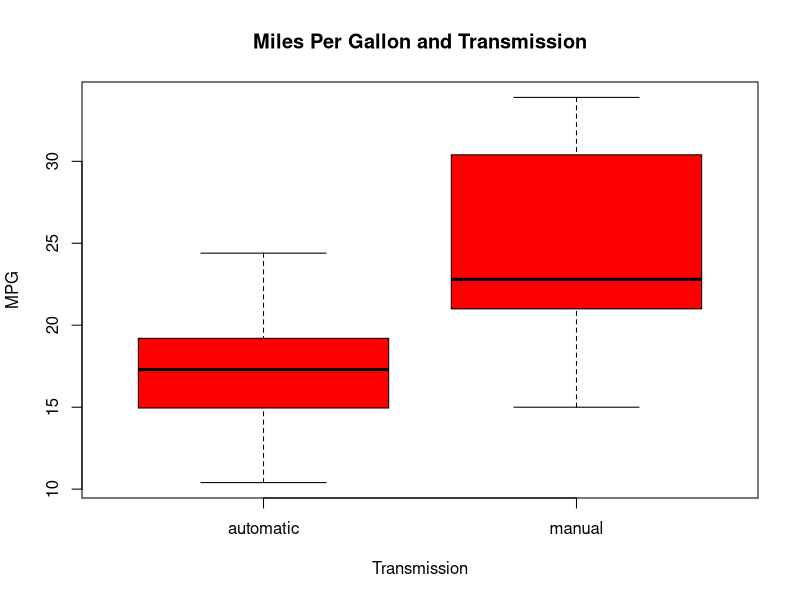
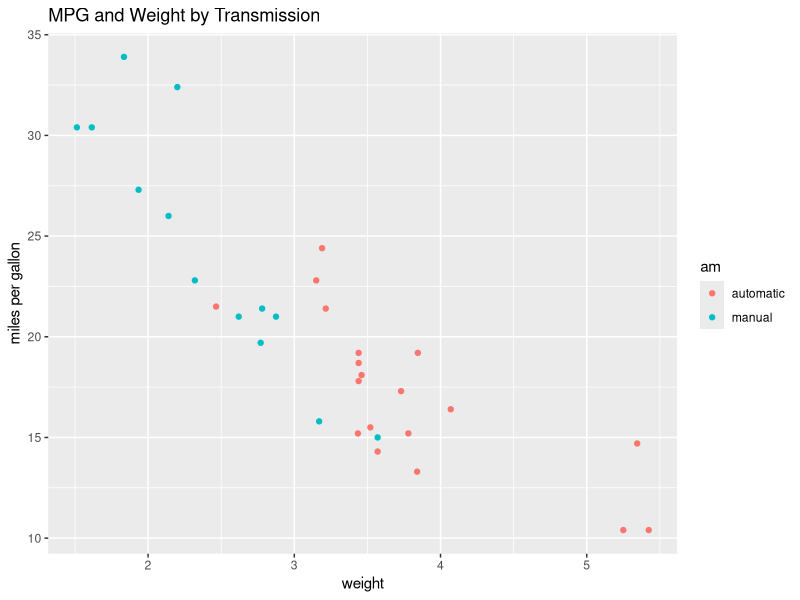
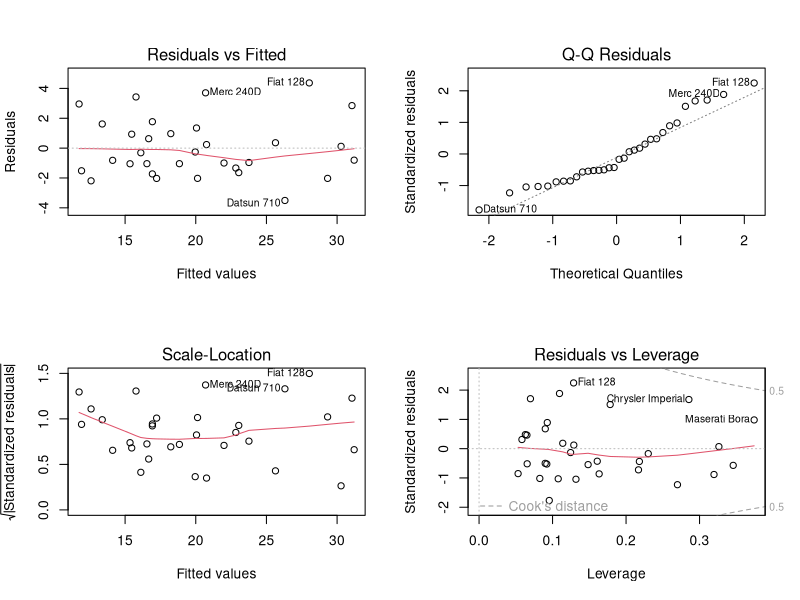

The R script that drew these images, in order:
## ---- chunk 1
library(ggplot2)
data(mtcars)
summary(mtcars)
mtcars$am <- factor(mtcars$am, labels = c("automatic", "manual"))
## ---- chunk 2
#boxplot
boxplot(mpg ~ am, data = mtcars, col = "red", xlab="Transmission", ylab="MPG", main="Miles Per Gallon and Transmission")
#analytics
difference <- t.test(mpg ~ am, data = mtcars)
difference$p.value
difference$estimate
## ---- chunk 3
#initial model
fullLm <- lm(mpg ~ ., data=mtcars)
#better model
stepLm <- step(fullLm, direction = "backward")
summary(stepLm)
## ---- chunk 4
#Visual Interaction
ggplot(mtcars, aes(x=wt, y=mpg, group=am, color=am)) + geom_point() + #scale_colour_discrete(labels=c("Automatic", "Manual")) + 
xlab("weight") + ylab("miles per gallon") + ggtitle("MPG and Weight by Transmission")
## ---- chunk 5
#Final model
finalLm<-lm(mpg ~ wt + qsec + am + wt:am, data=mtcars)
summary(finalLm)
#Evaluation model
anova(fullLm, stepLm, finalLm) 
summary(finalLm)$coef
## ---- chunk 6
#Residual plots
par(mfrow = c(2, 2))
plot(finalLm)
